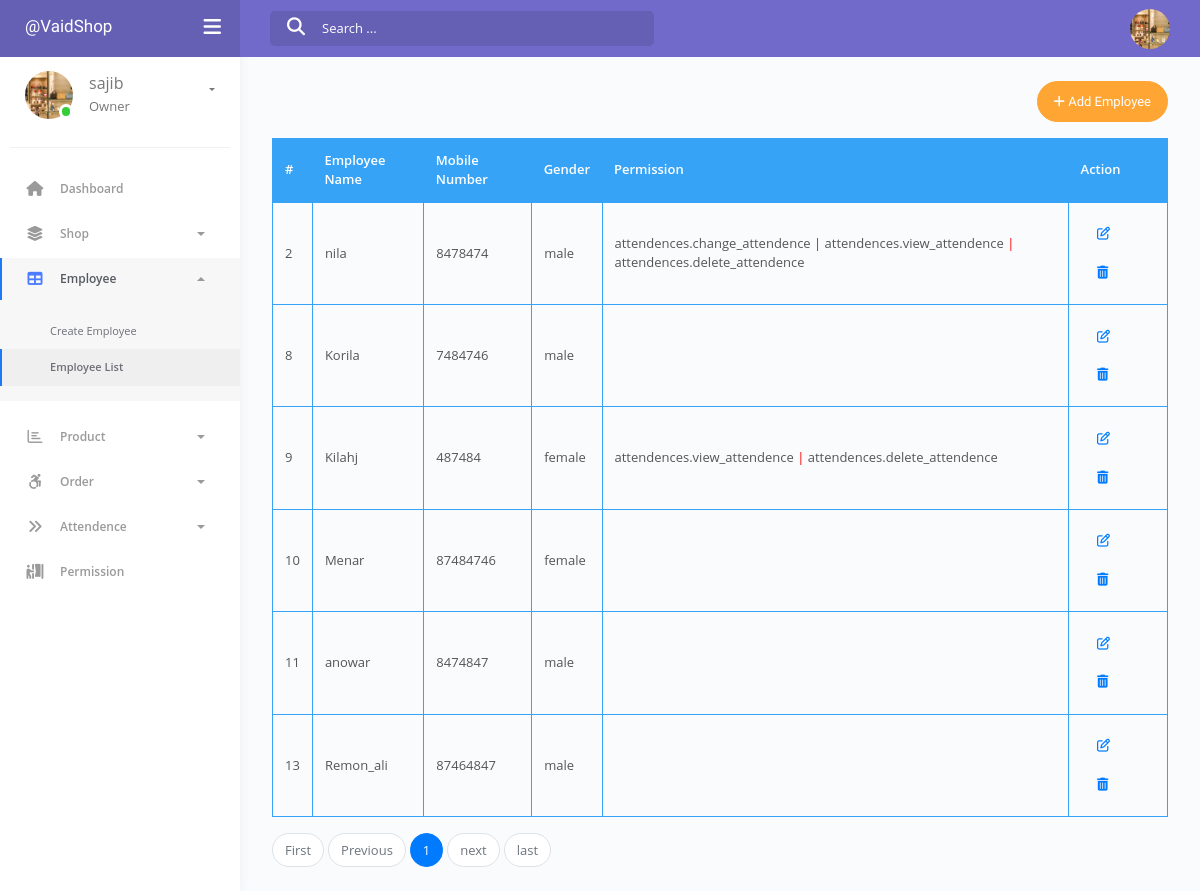
Before: /employee/list/ (signed in) with the older database file.
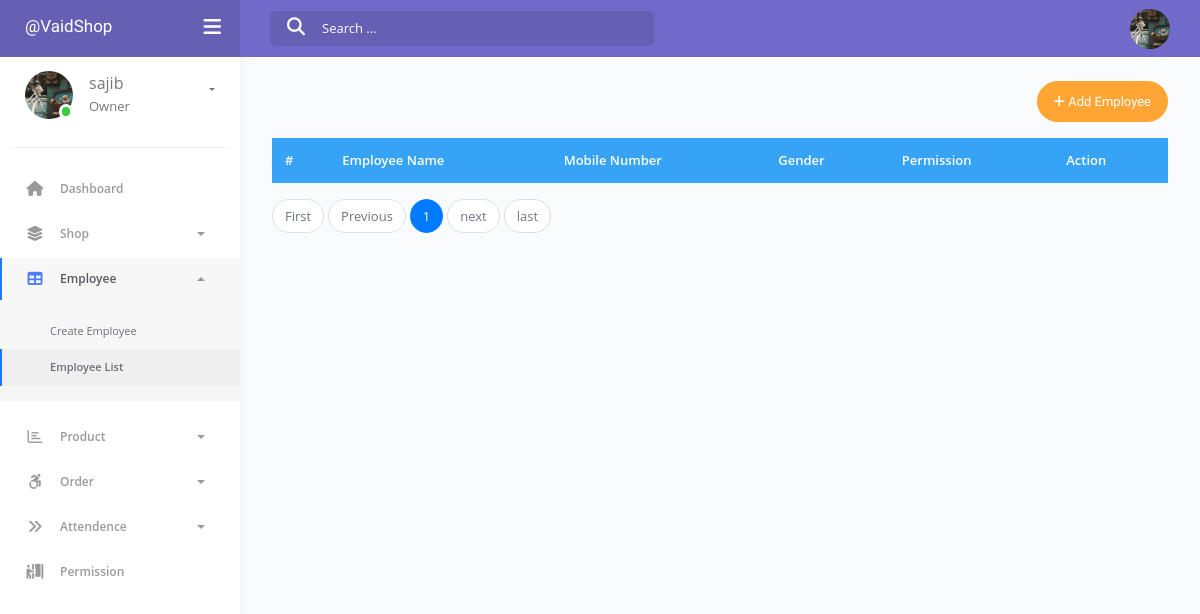
After: the same page with the newer database file.
### accounts/models.py (models this page shows)
class User(AbstractUser):
	is_owner	= models.BooleanField(default=False, null=True)
	is_employee = models.BooleanField(default=False, null=True)

### owners/models.py (models this page shows)
class Owner(models.Model):
    user = models.OneToOneField(User, on_delete=models.CASCADE, null=True)
    profile_photo = models.ImageField(upload_to='%d-%m-%y', null=True)
    updated_at = models.DateTimeField(auto_now=True, null=True)
    created_at = models.DateTimeField(auto_now_add=True, null=True)
    def __str__(self):
        return self.user.username

### employees/models.py (models this page shows, shortened)
class Employee(models.Model):
    GENDER = (
        ('male', 'Male'),
        ('female', 'Female'),
        ('others', 'Others')
    )
    user = models.OneToOneField(User, on_delete=models.CASCADE, null=True)
    owner = models.ForeignKey(Owner, on_delete=models.CASCADE, related_name="employees", null=True)
    mobile_number = models.CharField(max_length=11, null=True)
    date_of_birth = models.DateField(null=True)
    gender = models.CharField(max_length=10, choices=GENDER, null=True)
    profile_photo = models.ImageField(upload_to='%d-%m-%y', null=True)
    updated_at = models.DateTimeField(auto_now=True, null=True)
    created_at = models.DateTimeField(auto_now_add=True, null=True)

### employees/views.py (the view)
# urls.py: path('list/', employee_list_view, name='list'),
@login_required
@permission_required('employees.view_employee', raise_exception=True)
def employee_list_view(request):
    page_obj = None
    form = UserForm()
    employee_form = EmployeeForm()
    try:
        owner = Owner.objects.get(user=request.user)
        employee_qs = owner.employees.all()
        page_number = request.GET.get('page')
        paginator = Paginator(employee_qs, 10)
        page_obj = paginator.get_page(page_number)
    except:
        pass
    context = {
        'form': form,
        'employee_form': employee_form,
        'page_obj': page_obj
    }
    return render(request, 'employees/employee-list.html', context)

### accounts/forms.py
class UserForm(UserCreationForm):
    class Meta:
        model = User
        fields = ('username', 'email', 'password1', 'password2',)

### employees/forms.py
class EmployeeForm(forms.ModelForm):
    class Meta:
        model = Employee
        fields = ('mobile_number', 'date_of_birth', 'gender', 'profile_photo')

### employees/templates/employees/employee-list.html (shortened to what this page needs)
{% extends 'accounts/dashboard.html' %}
{% load crispy_forms_tags %}
{% block dashboard_content %}
<div class="d-flex">
	<button class="btn btn-warning btn-round ml-auto mb-3" data-toggle="modal" data-target="#employeeCreate">
		<i class="fa fa-plus"></i>
		Add Employee
	</button>
</div>
<table class="table table-bordered table-head-bg-info table-bordered-bd-info" id="employee-table">
	<thead>
		<tr>
			<th scope="col">#</th>
			<th scope="col">Employee Name</th>
			<th scope="col">Mobile Number</th>
            <th scope="col">Gender</th>
            <th scope="col">Permission</th>
            <th scope="col">Action</th>
		</tr>
	</thead>
	<tbody>
			{% for emp in page_obj.object_list %}
		<tr>
			<td>{{ emp.id }}</td>
			<td>{{ emp.user.username }}</td>
			<td>{{ emp.mobile_number }}</td>
            <td>{{ emp.gender }}</td>
            <td>
            {% for permission in emp.user.get_user_permissions %}
            	{{ permission }} <span style="color: red;">{% if not forloop.last %}|{% endif %}</span>
				{% if forloop.counter|divisibleby:3 %}
				<br>
				{% endif %}
            {% endfor %}
        	</td>
            <td>
				<button type="button" class="btn btn-link update-employee" data-toggle="modal" data-target="#employeeUpdateModal" data-url="{% url 'employees:update' id=emp.id %}">
				  <i class="fa fa-edit"></i>
				</button>
				<button type="button" data-url="{% url 'employees:delete' id=emp.id %}"class="btn btn-link delete-employee" data-toggle="modal" data-target="#employeeDeleteModal">
  					<i class="fas fa-trash-alt"></i>
				</button>
            </td>
		</tr>
		{% endfor %}
	</tbody>
</table>
<nav aria-label="...">
	<ul class="pagination mb-0">
		<li class="page-item {% if not page_obj.has_previous %}disabled{% endif %}">
			<a class="page-link" href="?page=1">First</a>
		</li>
		<li class="page-item {% if not page_obj.has_previous %}disabled{% endif %}">
			<a class="page-link" href="?page={{ page_obj.start_index|add:-1 }}">Previous</a>
		</li>
		{% for num in page_obj.paginator.page_range %}
		{% if page_obj.number == num %}
		<li class="page-item active"><a class="page-link" href="?page={{ num }}">{{ num }}</a></li>
		{% elif num > page_obj.number|add:"-3" and  num < page_obj.number|add:"3" %}
		<li class="page-item"><a class="page-link" href="?page={{ num }}">{{ num }}</a></li>
		{% endif %}
		{% endfor %}
		<li class="page-item {% if not page_obj.has_next %}disabled{% endif %} ">
			<a class="page-link" href="?page={{ page_obj.start_index|add:1 }}">next</a>
		</li>
		<li class="page-item {% if  page_obj.paginator.num_pages ==  page_obj.start_index %}disabled{% endif %}">
			<a class="page-link" href="?page={{ page_obj.paginator.num_pages }}">last</a>
		</li>
	</ul>
</nav>
{% endblock dashboard_content %}

### templates/dashboard/navbar.html (shortened to what this page needs)
<nav class="navbar navbar-header navbar-expand-lg">
    <div class="container-fluid">
        <div class="collapse" id="search-nav">
            <form class="navbar-left navbar-form nav-search mr-md-3">
                <div class="input-group">
                    <div class="input-group-prepend">
                        <button type="submit" class="btn btn-search pr-1">
                            <i class="fa fa-search search-icon"></i>
                        </button>
                    </div>
                    <input type="text" placeholder="Search ..." class="form-control">
                </div>
            </form>
        </div>
        <ul class="navbar-nav topbar-nav ml-md-auto align-items-center">
            <li class="nav-item dropdown hidden-caret">
                <a class="dropdown-toggle profile-pic" data-toggle="dropdown" href="#" aria-expanded="false">
                    {% if request.user.is_owner %}
                    <div class="avatar-sm">
                        {% if request.user.owner.profile_photo %}
                        <img src="{{ request.user.owner.profile_photo.url }}" alt="..." class="avatar-img rounded-circle">
                        {% else %}
                        Profile
                        {% endif %}
                    </div>
                    {% endif %}
                </a>
            </li>
        </ul>
    </div>
</nav>

### templates/dashboard/sidebar.html (shortened to what the changed rows need)
<div class="sidebar">
    <div class="sidebar-wrapper scrollbar-inner">
        <div class="sidebar-content">
            <div class="user">
                <div class="avatar-sm float-left mr-4">
                {% if request.user.is_owner and request.user.owner.profile_photo %}
                <div class="avatar avatar-online">
                    <img src="{{ request.user.owner.profile_photo.url }}" alt="..." class="avatar-img rounded-circle">
                </div>
                {% endif %}
            </div>
            <div class="info">
                <a data-toggle="collapse" href="#collapseExample" aria-expanded="true">
                    <span>
                        <span style="font-size: 16px;font-weight: 400;">{{ request.user.username }}</span>
                        {% if request.user.is_owner %}
                        <p>Owner</p>
                        {% else %}
                        <p>Employee</p>
                        {% endif %}
                        <span class="caret"></span>
                    </span>
                </a>
            </div>
            </div>
        </div>
    </div>
</div>

Changed rows visible on the page:
removed Employee: id "2", user.username "nila", mobile_number "8478474", gender "male", get_user_permissions "attendences.change_attendence" "attendences.view_attendence" "attendences.delete_attendence"
removed Employee: id "8", user.username "Korila", mobile_number "7484746", gender "male"
removed Employee: id "9", user.username "Kilahj", mobile_number "487484", gender "female", get_user_permissions "attendences.view_attendence" "attendences.delete_attendence"
removed Employee: id "10", user.username "Menar", mobile_number "87484746", gender "female"
removed Employee: id "11", user.username "anowar", mobile_number "8474847", gender "male"
removed Employee: id "13", user.username "Remon_ali", mobile_number "87464847", gender "male"
changed User "sajib": user.owner.profile_photo: a different picture
